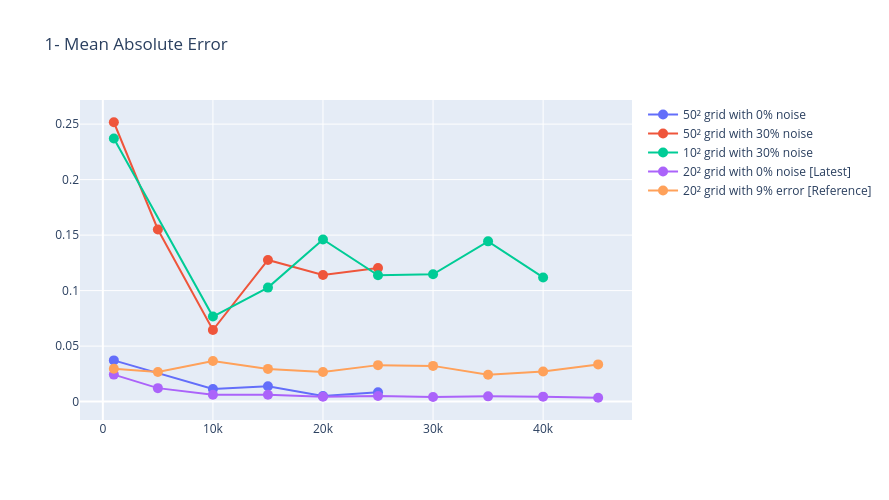

This figure's notebook cell:
### Code cell
# Configuración del subplot
fig = make_subplots(
    rows=1, 
    cols=1, 
     # Actualizado para que coincida con tus datos
)

# Agregar la primera fila (row=1)
fig.add_trace(
    go.Scatter(
        x=df_50_pure['Number of states per QKD transmission'], 
        y=df_50_pure['correlation factor R2'], 
        mode='lines+markers', 
        name='50² grid with 0% noise'
    ),
    row=1, col=1
)

# Agregar la segunda fila (row=2)
fig.add_trace(
    go.Scatter(
        x=df_50_error['Number of states per QKD transmission'], 
        y=df_50_error['correlation factor R2'], 
        mode='lines+markers', 
        name='50² grid with 30% noise'
    ),
    row=1, col=1
)

# Agregar la tercera fila (row=3)
fig.add_trace(
    go.Scatter(
        x=df_10_error['Number of states per QKD transmission'], 
        y=df_10_error['correlation factor R2'], 
        mode='lines+markers', 
        name='10² grid with 30% noise'
    ),
    row=1, col=1
)
fig.add_trace(go.Scatter(
                x = df_reviewed['N_states'].values,
                y = df_reviewed['RMSE'].values,
                name="20² grid with 0% noise [Latest]"
                 ))
fig.add_trace(go.Scatter(
                 y = df_noisy['RMSE'].values,
                 x = df_noisy['N_states'].values,
                name="20² grid with 9% error [Reference]"
                 ))
fig.update_traces(marker_size=10)

fig.update_layout(
    title = 'Correlation between the analytical model and simmulation with noise probabilities reviewed by literature\nMean Square Error',
    height = 411,
    width = 700
)

# Ajuste estético (recomendado para 3 filas)
fig.update_layout(
    height=500,
    width=889,
    title_text="Root Mean Squared Error"
)



fig.show()

### Figure 1 — Plotly figure (JSON) as saved in the notebook; plotly's stock layout.template omitted (floating-point values rounded to 4 significant figures)
{"data": [{"marker": {"size": 10}, "mode": "lines+markers", "name": "50² grid with 0% noise", "type": "scatter", "x": [1000.0, 10000.0, 15000.0, 20000.0, 25000.0], "xaxis": "x", "y": [0.03714, 0.01134, 0.01378, 0.005088, 0.008414], "yaxis": "y"}, {"marker": {"size": 10}, "mode": "lines+markers", "name": "50² grid with 30% noise", "type": "scatter", "x": [1000.0, 5000.0, 10000.0, 15000.0, 20000.0, 25000.0], "xaxis": "x", "y": [0.2517, 0.1551, 0.0645, 0.1276, 0.114, 0.1204], "yaxis": "y"}, {"marker": {"size": 10}, "mode": "lines+markers", "name": "10² grid with 30% noise", "type": "scatter", "x": [1000.0, 10000.0, 15000.0, 20000.0, 25000.0, 30000.0, 35000.0, 40000.0], "xaxis": "x", "y": [0.2371, 0.07665, 0.1027, 0.1461, 0.1139, 0.1147, 0.1444, 0.1119], "yaxis": "y"}, {"marker": {"size": 10}, "name": "20² grid with 0% noise [Latest]", "type": "scatter", "x": [1000.0, 5000.0, 10000.0, 15000.0, 20000.0, 25000.0, 30000.0, 35000.0, 40000.0, 45000.0], "y": [0.02433, 0.01215, 0.006111, 0.006116, 0.004385, 0.004994, 0.004212, 0.004749, 0.004461, 0.003482]}, {"marker": {"size": 10}, "name": "20² grid with 9% error [Reference]", "type": "scatter", "x": [1000.0, 5000.0, 10000.0, 15000.0, 20000.0, 25000.0, 30000.0, 35000.0, 40000.0, 45000.0], "y": [0.02959, 0.02674, 0.0366, 0.02949, 0.02661, 0.03287, 0.03219, 0.0242, 0.0271, 0.03352]}], "layout": {"height": 500, "title": {"text": "1- Mean Absolute Error"}, "width": 889, "xaxis": {"anchor": "y", "domain": [0, 1]}, "yaxis": {"anchor": "x", "domain": [0, 1]}}}
